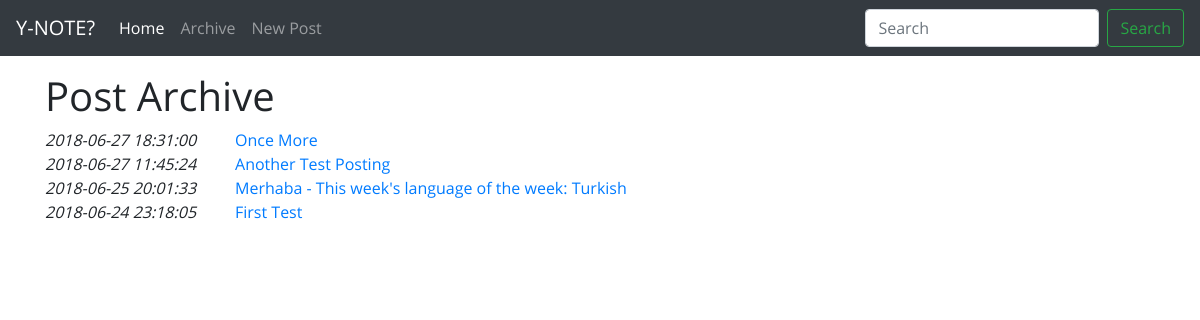
/archive.php, run on the app's committed database.
### tables this page shows
CREATE TABLE `posts` (
  `id_post` int(11) NOT NULL AUTO_INCREMENT,
  `date_post` datetime DEFAULT NULL,
  `title_post` varchar(255) DEFAULT NULL,
  `content` text,
  PRIMARY KEY (`id_post`)
);

### archive.php (the view, shortened to what this page needs)
<?php
    include "header.php";
    include "navbar.php";
    include_once "config.php";
    $sql = "SELECT id_post, date_post, title_post FROM posts ORDER BY date_post DESC";
    $result_sql = mysqli_query($db_handle, $sql);
    echo "<h1>Post Archive</h1>";
    while($row = mysqli_fetch_array($result_sql)) {
        echo <<<EOD
    <div class="row">
        <div class="col-md-2">
            <em>{$row['date_post']}</em>
        </div>
        <div class="col-md-10">
            <a href="readpost.php?id-post={$row['id_post']}">{$row['title_post']}</a>
        </div>
    </div>
EOD;
    }
    include "tail.php";

### assets/css/index.css (style rules this page uses)
body { min-height: 75rem; padding-top: 4.5rem; padding-bottom: 4rem; font-family: 'Open Sans', Courier, monospace; }

### data on the page
posts: date_post "2018-06-27 18:31:00", title_post "Once More"
posts: date_post "2018-06-27 11:45:24", title_post "Another Test Posting"
posts: date_post "2018-06-25 20:01:33", title_post "Merhaba - This week's language of the week: Turkish"
posts: date_post "2018-06-24 23:18:05", title_post "First Test"
